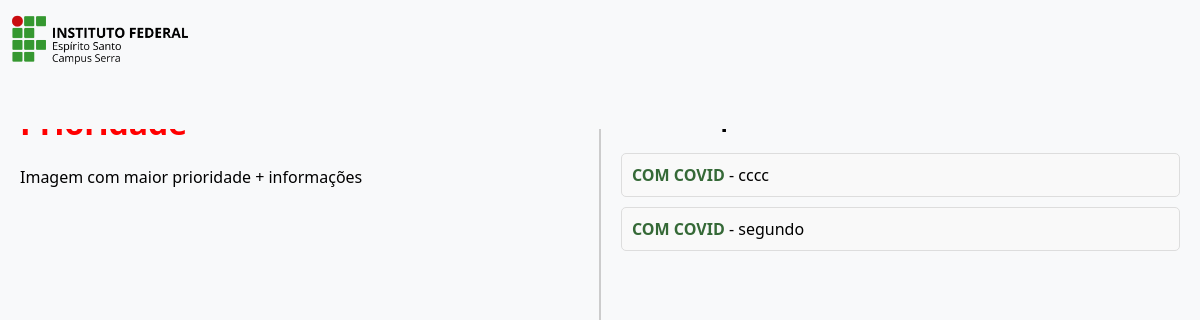
Page /dashboard on the earlier database version.
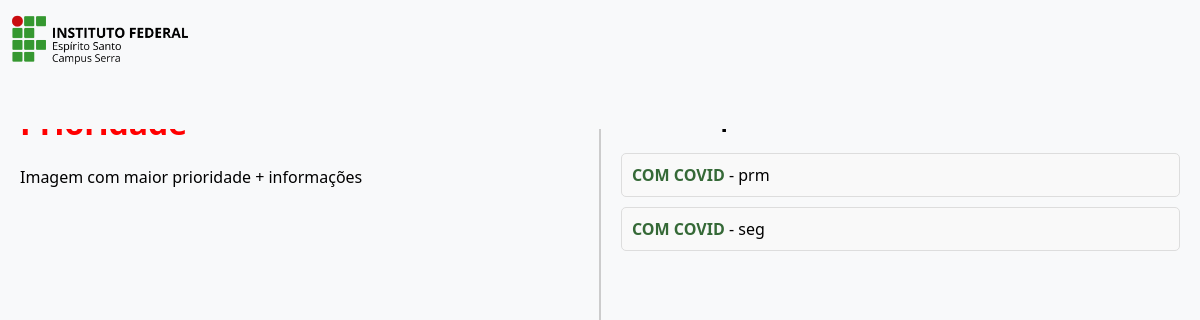
Same page on the later database version.
### tables this page shows
CREATE TABLE pacientes (
    id INTEGER PRIMARY KEY,
    nome TEXT NOT NULL,
    diagnostico TEXT NOT NULL,
    idade INTEGER,
    sexo TEXT NOT NULL
    , link TEXT);

### app.py (the view)
@app.route('/dashboard')
def dashboard():
    pacientes = obter_pacientes()
    return render_template('dashboard.html', pacientes=pacientes)

### app.py (called while the page is built)
def obter_pacientes():
    conexao = sqlite3.connect('pacientes.db')
    cursor = conexao.cursor()
    cursor.execute('SELECT id, nome, diagnostico FROM pacientes')
    pacientes = cursor.fetchall()
    conexao.close()
    return pacientes

### templates/dashboard.html (shortened to what this page needs)
<!DOCTYPE html>
<html lang="en">
<head>
    <link rel="stylesheet" type="text/css" href="{{ url_for('static', filename='dashboard.css') }}">
</head>
<body>
    <div class="logo-container">
        <img  src="{{ url_for('static', filename='img/serra-horizontal-cor.png') }}" alt="logo">
    </div>
    <div class="container">
            <div class="esquerda-painel">
                <h1>Prioridade</h1>
                <p>Imagem com maior prioridade + informações</p>
            </div>
            <div class="direita-painel">
                <h2>Lista de prioridades</h2>
                <ul>
                    {% if pacientes %}
                        {% for paciente in pacientes %}
                            <li>
                                <a href="{{ url_for('detalhe', id=paciente[0]) }}">{{ paciente[2] }}</a> - {{ paciente[1] }}
                            </li>
                        {% endfor %}
                    {% else %}
                        <p>Sem itens para exibir!</p>
                    {% endif %}
                </ul>
            </div>
        </div>
</body>
</html>

### static/dashboard.css (style rules this page uses)
body { font-family: 'Segoe UI', Tahoma, Geneva, Verdana, sans-serif; margin: 0; padding: 0; display: flex; justify-content: center; align-items: center; height: 100vh; background-color: #f0f0f0; }
.logo-container { position: absolute; top: 0; left: 0; width: 100%; height: 15%; background-color: #f8f9fa; z-index: 1; }
img { position: absolute; top: 0; left: 0; max-width: 200px; max-height: 200px; width: auto; height: auto; }
.container { display: flex; width: 100%; height: 100vh; margin-top: 10%; }
.esquerda-painel, .direita-painel { flex: 1; padding: 20px; box-sizing: border-box; }
.esquerda-painel { background-color: #f8f9fa; border-right: 2px solid #ccc; }
.esquerda-painel h1 { color: red; }
.direita-painel { background-color: #f8f9fa; }
ul { list-style-type: none; padding: 0; }
li { background-color: #f9f9f9; margin: 10px 0; padding: 10px; border: 1px solid #ddd; border-radius: 5px; }
a { text-decoration: none; color: #356937; font-weight: bold; }

Differences in the rows shown:
changed pacientes: nome "cccc" → "prm"
changed pacientes: nome "segundo" → "seg"
